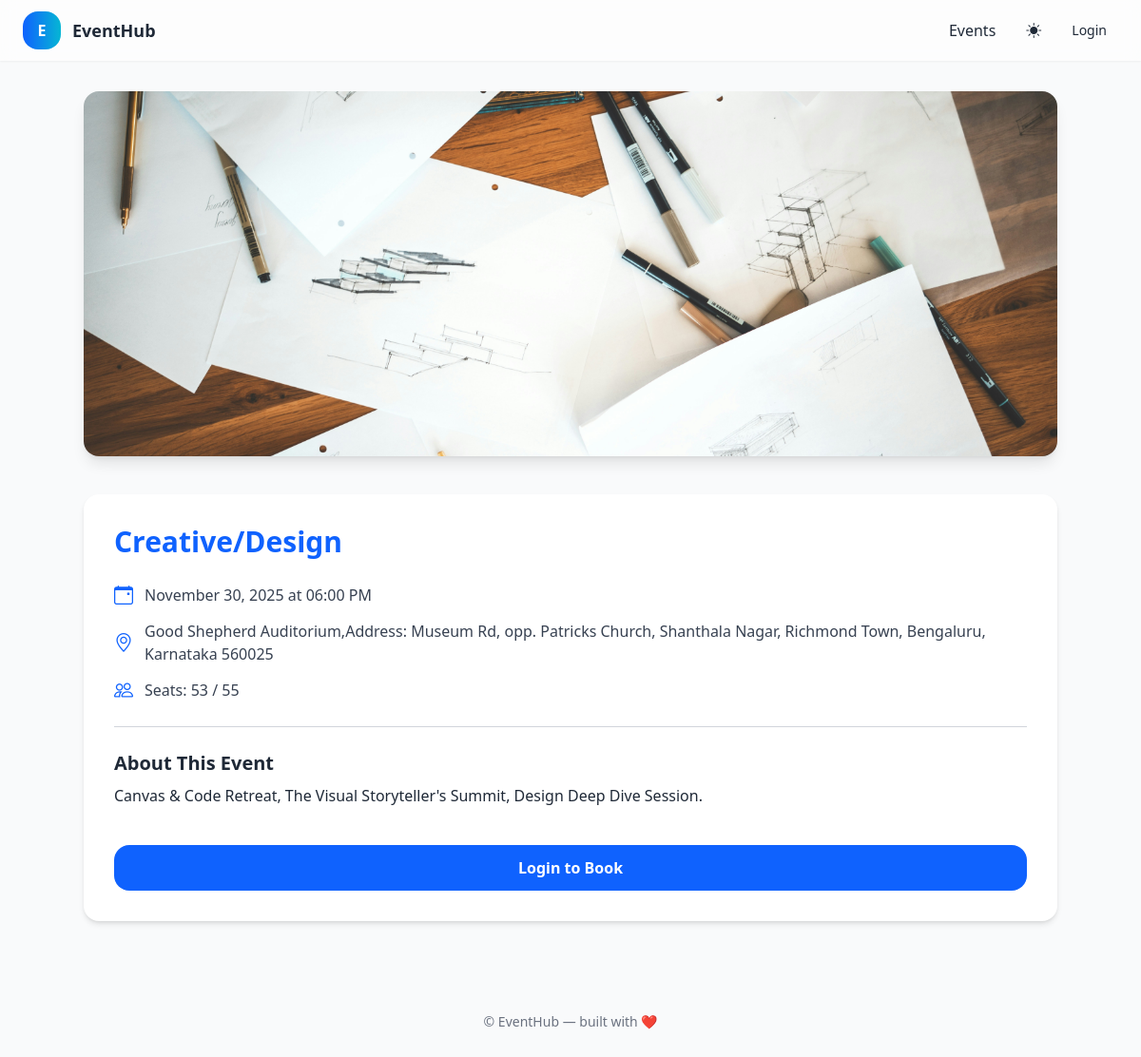
The app's page /event/3/ with its own data.
### events/models.py (models this page shows, shortened)
class Event(models.Model):
    title = models.CharField(max_length=200)
    description = models.TextField()
    date = models.DateField()
    time = models.TimeField()
    venue = models.CharField(max_length=255)
    max_seats = models.IntegerField()
    image = models.ImageField(upload_to='event_images/', blank=True, null=True)
    created_at = models.DateTimeField(auto_now_add=True)
    @property
    def available_seats(self):
        booked_seats = self.booking_set.count()
        return self.max_seats - booked_seats
    @property
    def is_fully_booked(self):
        return self.available_seats <= 0

### events/views.py (the view)
# urls.py: path('event/<int:pk>/', views.EventDetailView.as_view(), name='event_detail'),
class EventDetailView(DetailView):
    model = Event
    template_name = 'events/event_detail.html'
    context_object_name = 'event'
    def get_context_data(self, **kwargs):
        context = super().get_context_data(**kwargs)
        event = self.get_object()
        if self.request.user.is_authenticated:
            context['has_booked'] = Booking.objects.filter(
                user=self.request.user,
                event=event
            ).exists()
        return context

### events/templates/events/event_detail.html (shortened to what this page needs)
{% extends "base.html" %}
{% block content %}
<div class="max-w-5xl mx-auto space-y-10">
    <div class="w-full h-72 md:h-96 rounded-2xl overflow-hidden shadow-lg">
        {% if event.image %}
            <img src="{{ event.image.url }}"
                 class="w-full h-full object-cover" />
        {% else %}
            <div class="w-full h-full bg-gray-200 dark:bg-gray-700 flex items-center justify-center">
                <span class="text-gray-500 text-lg">No Image Available</span>
            </div>
        {% endif %}
    </div>
    <div class="bg-white dark:bg-gray-800 rounded-2xl shadow-md p-8 space-y-6">
        <h1 class="text-3xl font-bold text-primary">{{ event.title }}</h1>
        <div class="space-y-3 text-gray-700 dark:text-gray-300">
            <p class="flex items-center gap-3">
                <i class="bi bi-calendar-event text-primary text-xl"></i>
                <span>{{ event.date|date:"F d, Y" }} at {{ event.time|time:"h:i A" }}</span>
            </p>
            <p class="flex items-center gap-3">
                <i class="bi bi-geo-alt text-primary text-xl"></i>
                <span>{{ event.venue }}</span>
            </p>
            <p class="flex items-center gap-3">
                <i class="bi bi-people text-primary text-xl"></i>
                <span>
                    Seats: {{ event.available_seats }} / {{ event.max_seats }}
                </span>
            </p>
        </div>
        <hr class="border-gray-300 dark:border-gray-700">
        <div>
            <h2 class="text-xl font-semibold mb-2">About This Event</h2>
            <p class="text-gray-700 dark:text-gray-300 leading-relaxed">
                {{ event.description|linebreaks }}
            </p>
        </div>
        <div class="pt-4">
            {% if event.is_fully_booked %}
                <button class="w-full py-3 bg-red-500 text-white rounded-xl font-semibold cursor-not-allowed">
                    Fully Booked
                </button>
            {% else %}
                {% if user.is_authenticated %}
                    <a href="{% url 'booking_confirmation' event.pk %}"
                       class="w-full block text-center py-3 bg-primary text-white rounded-xl font-semibold
                              hover:bg-primary/90 transition">
                        Book Now
                    </a>
                {% else %}
                    <a href="{% url 'login' %}?next={% url 'booking_confirmation' event.pk %}"
                       class="w-full block text-center py-3 bg-primary text-white rounded-xl font-semibold
                              hover:bg-primary/90 transition">
                        Login to Book
                    </a>
                {% endif %}
            {% endif %}
        </div>
    </div>
</div>
{% endblock %}

### templates/base.html (style rules this page uses)
img.object-cover { object-fit: cover; }

### records on screen
Event: image (picture), title "Creative/Design", date "November 30, 2025", time "06:00 PM", venue "Good Shepherd Auditorium,Address: Museum Rd, opp. Patricks Church, Shanthala Nagar, Richmond Town, Bengaluru, Karnataka 560025", available_seats "53", max_seats "55", description "Canvas & Code Retreat, The Visual Storyteller's Summit, Design Deep Dive Session."
